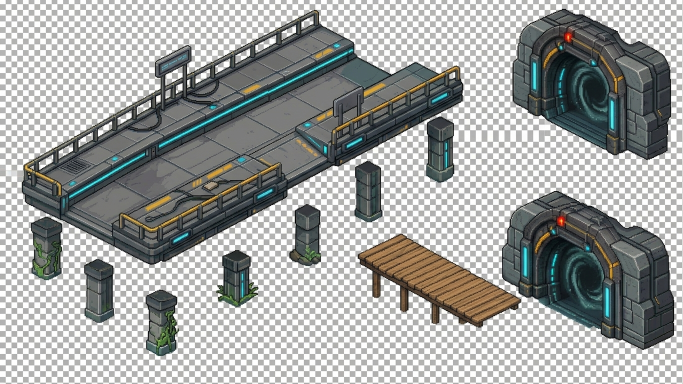
#> input picture assets/source-art/coastal/estacao-conceito.jpg, 1365 x 768 px (shown at 1/2 size)
$ python prepare-novas-artes.py ../assets/source-art/coastal/estacao-conceito.jpg
#> lines starting #> are read from the running program, lines starting #| are printed output that depends on the picture; after the words box and inside, x2 and y2 are one past the last pixel; in counts of white or black regions, pixels touching at a corner belong together
#!/usr/bin/env python3
"""Converte os tiles planos da folha de referência, removendo fundo simulado.
Requer Pillow e NumPy. Recebe o caminho do JPG original como argumento.
Os cantos/ondas não são usados até terem encaixe e alpha genuíno validados.
"""
import sys
from PIL import Image
import numpy as np
im = Image.open(sys.argv[1]).convert('RGBA')
a = np.array(im)
rgb = a[:, :, :3].astype('int16')
# JPG com quadrados cinzas e linhas pretas; o piso areia é colorido.
mn = rgb.min(2); mx = rgb.max(2)
#> after `mn = rgb.min(2)`:
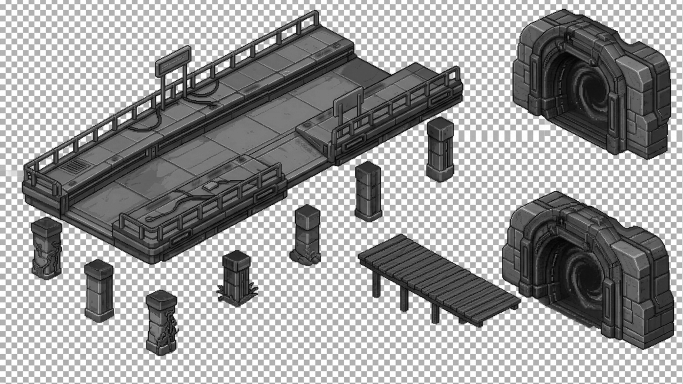
#> mn: shape (768, 1365) int16 (shown at 1/2 size); min 0, max 255, mean 156.1
#> after `mx = rgb.max(2)`:
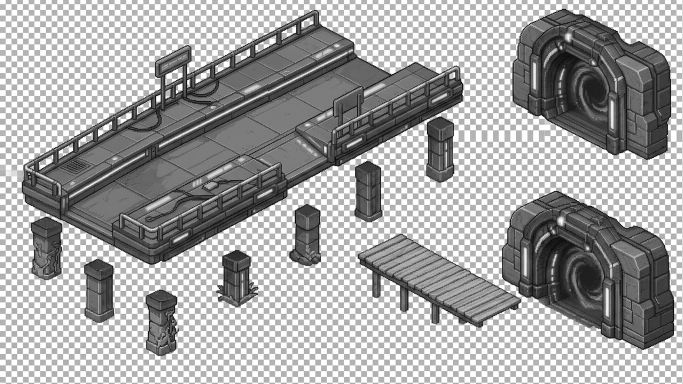
#> mx: shape (768, 1365) int16 (shown at 1/2 size); min 0, max 255, mean 164
a[:, :, 3][(mx - mn < 18) & (mn > 125)] = 0
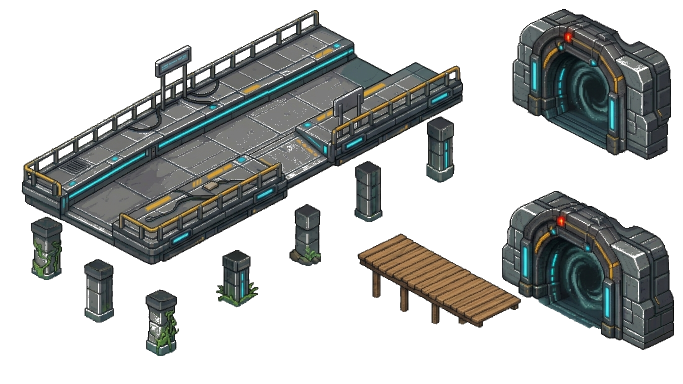
#> a: shape (768, 1365, 4) (shown at 1/2 size); mean R, G, B, A 159.7, 161.8, 160.1, 100.3; transparent parts drawn white
# Elimina bordas da grade para que não entrem nos recortes.
for x in (315, 631, 947): a[:, x-3:x+3, 3] = 0
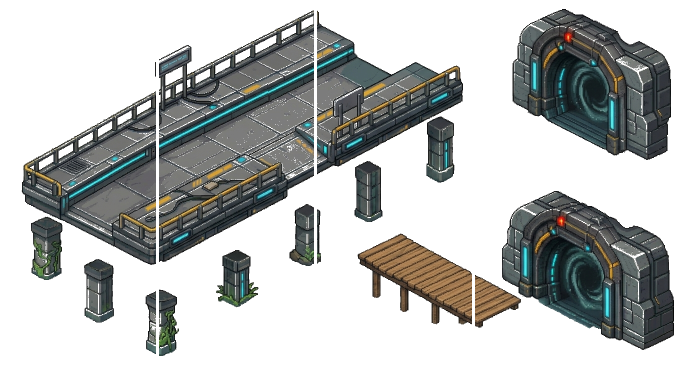
#> a: shape (768, 1365, 4) (shown at 1/2 size); 0.57% of pixels changed, all inside (x1, y1, x2, y2) = (312, 20, 950, 712); transparent parts drawn white
for y in (210, 421, 632): a[y-3:y+3, :, 3] = 0
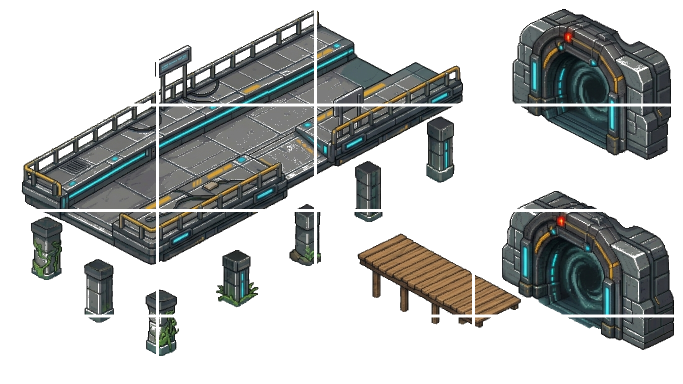
#> a: shape (768, 1365, 4) (shown at 1/2 size); 1.13% of pixels changed, all inside (x1, y1, x2, y2) = (75, 207, 1348, 635); transparent parts drawn white
Image.fromarray(a).save('assets/sprites/tiles/beach-novas-artes.png', optimize=True)

$ run again, on assets/source-art/coastal/praia.png
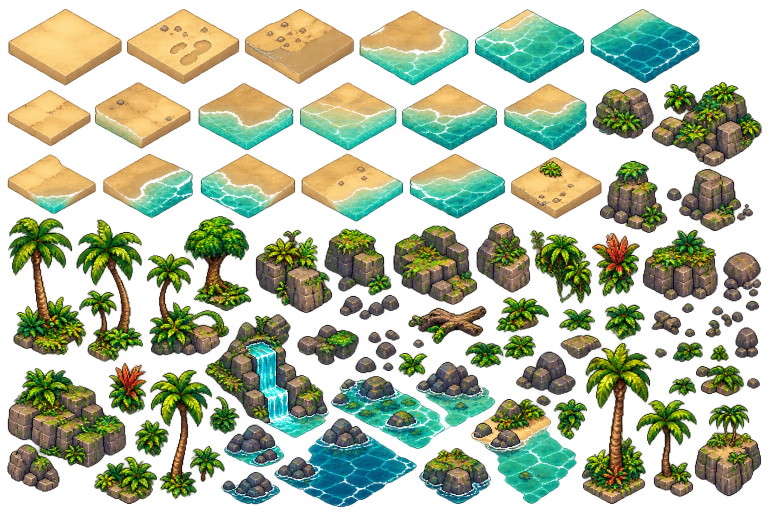
#> input picture assets/source-art/coastal/praia.png, 1536 x 1024 px (shown at 1/2 size)
#> im is the input picture: PIL image 1536x1024 RGBA; mean R, G, B, A 103.8, 119.7, 76.1, 129.5
#> after the loop `for x in (315, 631, 947): a[:, x-3:x+3, 3] = 0`:
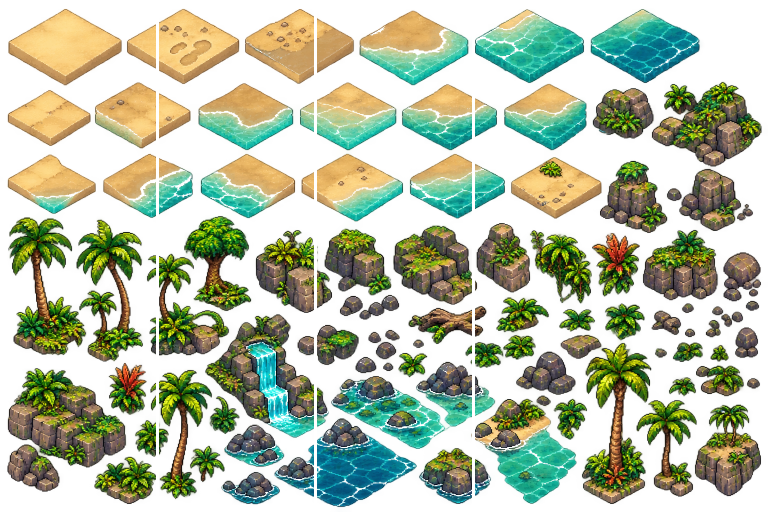
#> a: shape (1024, 1536, 4) (shown at 1/2 size); mean R, G, B, A 103.8, 119.7, 76.1, 126.6; transparent parts drawn white
#> after the loop `for y in (210, 421, 632): a[y-3:y+3, :, 3] = 0`:
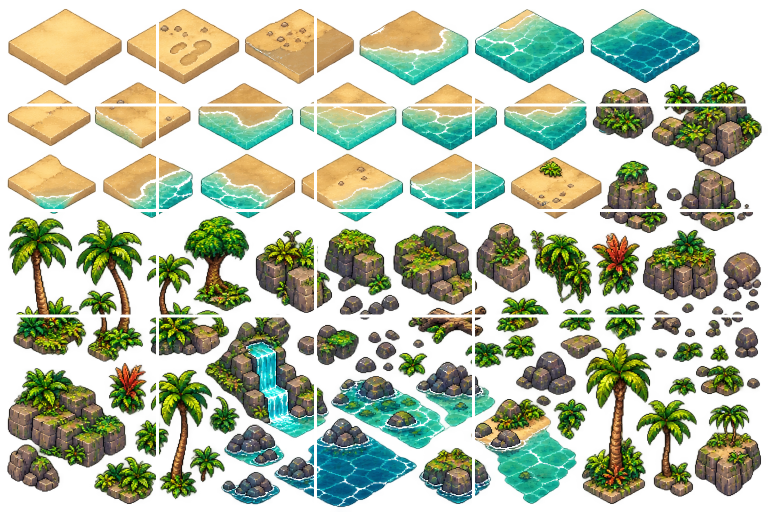
#> a: shape (1024, 1536, 4) (shown at 1/2 size); 1.23% of pixels changed, all inside (x1, y1, x2, y2) = (30, 207, 1509, 635); transparent parts drawn white
